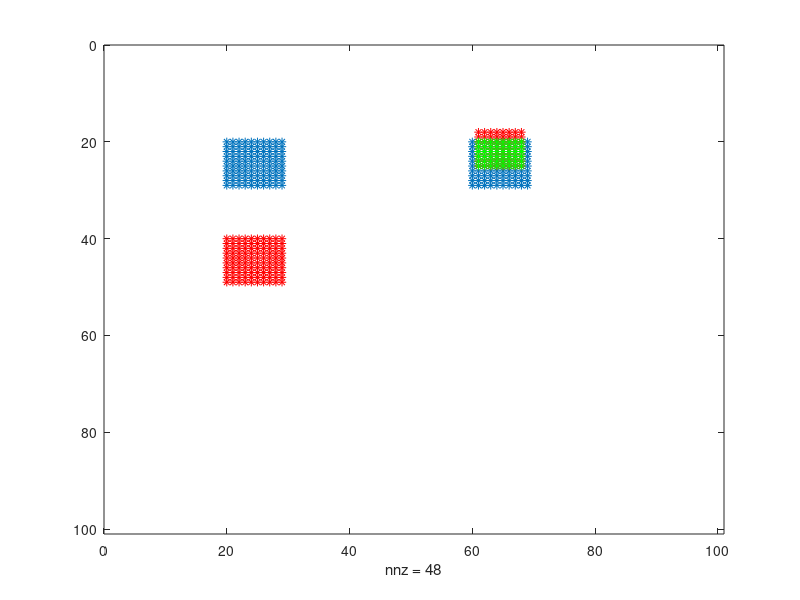
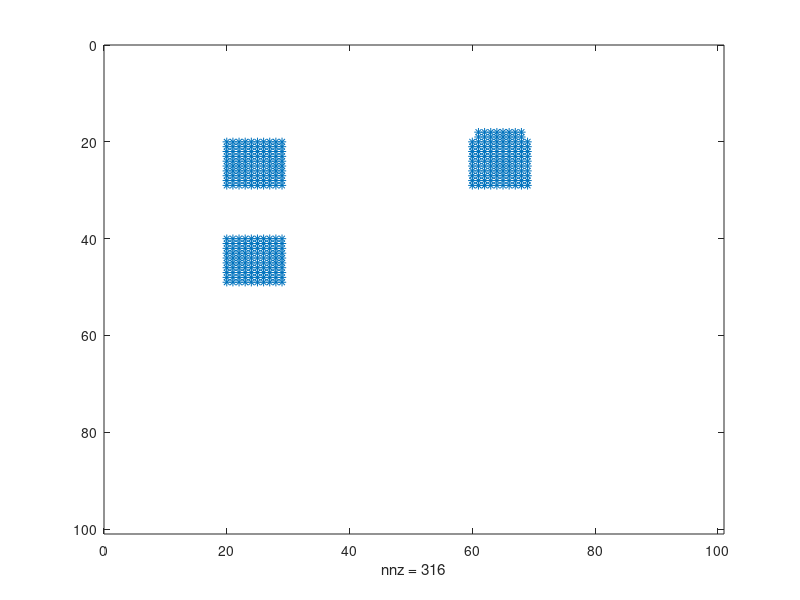

MATLAB code to generate these figures, in order: (Note: this script raises an error after producing the figures.)
% Intersection over union
 clear all;close all;clc
% Input
n=100;
A=zeros(n,n);
B=zeros(n,n);
% case 1
% delam_a=zeros(10,10)+1;
% delam_b=zeros(8,8)+1;
% A(20:20+10-1,20:20+10-1)=delam_a;
% B(18:18+8-1,18:18+8-1)=delam_b;
% case 2
% delam_a=zeros(10,10)+1;
% delam_b=delam_a;
% A(20:20+10-1,20:20+10-1)=delam_a;
% B(20:20+10-1,20:20+10-1)=delam_b;
% case 3
delam_a=zeros(10,10)+1;
delam_b=zeros(10,10)+1;
A(20:20+10-1,20:20+10-1)=delam_a;
B(40:40+10-1,20:20+10-1)=delam_b;
% case 4 multi delaminations
delam_a1=zeros(10,10)+1;
delam_b1=zeros(10,10)+1;
A(20:20+10-1,20:20+10-1)=delam_a1;
B(40:40+10-1,20:20+10-1)=delam_b1;

delam_a2=zeros(10,10)+1;
delam_b2=zeros(8,8)+1;
A(20:20+10-1,60:60+10-1)=delam_a2;
B(18:18+8-1,61:61+8-1)=delam_b2;
%%
spy(A); hold on; spy(B,'r');
% Intersection
I=A.*B;
spy(I,'g')
% Unity
U=A+B-A.*B;
figure;spy(U)
% Intersection over Union
if(nnz(U)~=0)
    IoU=nnz(I)/nnz(U);
else
    IoU=0;
end
IoU
IoU2=intersect_over_union_fun(A,B);
IoU2
